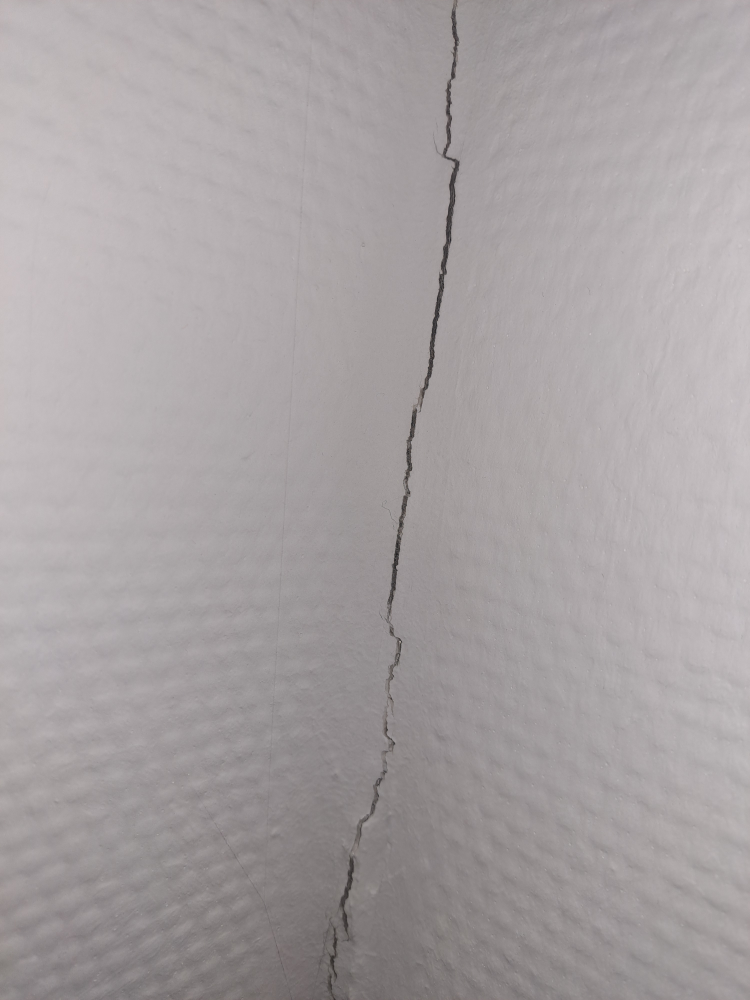
#> input picture Project Approach 1/Task 2 – Crack Segmentation/project_image_10.jpg, 3000 x 4000 px, given in place of project_image_1.jpg, which was not available (shown at 1/4 size)
$ python IAOR_project_Task1.py
#> lines starting #> are read from the running program, lines starting #| are printed output that depends on the picture; after the words box and inside, x2 and y2 are one past the last pixel; in counts of white or black regions, pixels touching at a corner belong together; pictures that were not available may be replaced by others from this repository, and a replacement may not be noted
# Import Modules
import cv2
import numpy as np
import matplotlib.pyplot as plt

# Process images from project_image_1.jpg to project_image_71.jpg
# Run another batch in 3O
for i in range(1, 29):
    # Construct the image filename
    filename = f'project_image_{i}.jpg'

    # Load the image
    image = cv2.imread(filename, cv2.IMREAD_GRAYSCALE)
#> image: shape (4000, 3000); min 14, max 254, mean 162.8

    # Perform thresholding
    threshold_value: int = 90
    _, threshold_image = cv2.threshold(image, threshold_value, 255, cv2.THRESH_BINARY)
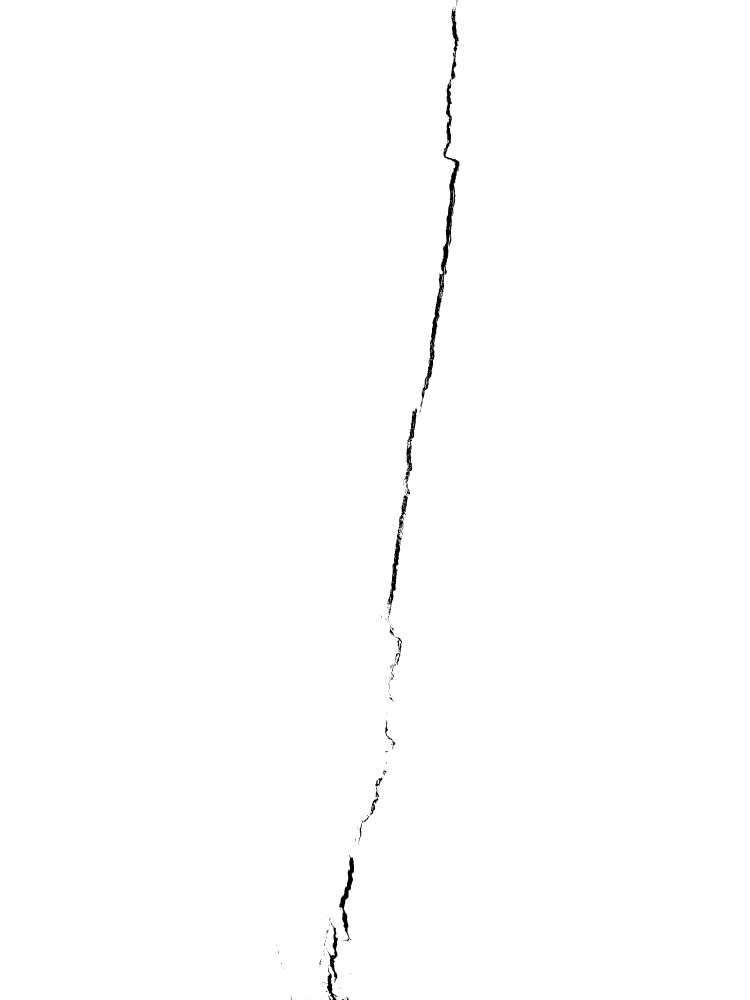
#> threshold_image: shape (4000, 3000) (shown at 1/4 size); 99.6% white; 226 black regions (186 under 20 px), largest, box (x1, y1, x2, y2) and area: (1680, 29, 1838, 1635) 22760, (1550, 1974, 1631, 2460) 6217, (1357, 3420, 1416, 3765) 5305

    # Invert the thresholded image to create a binary image
    binary_image = cv2.bitwise_not(threshold_image)
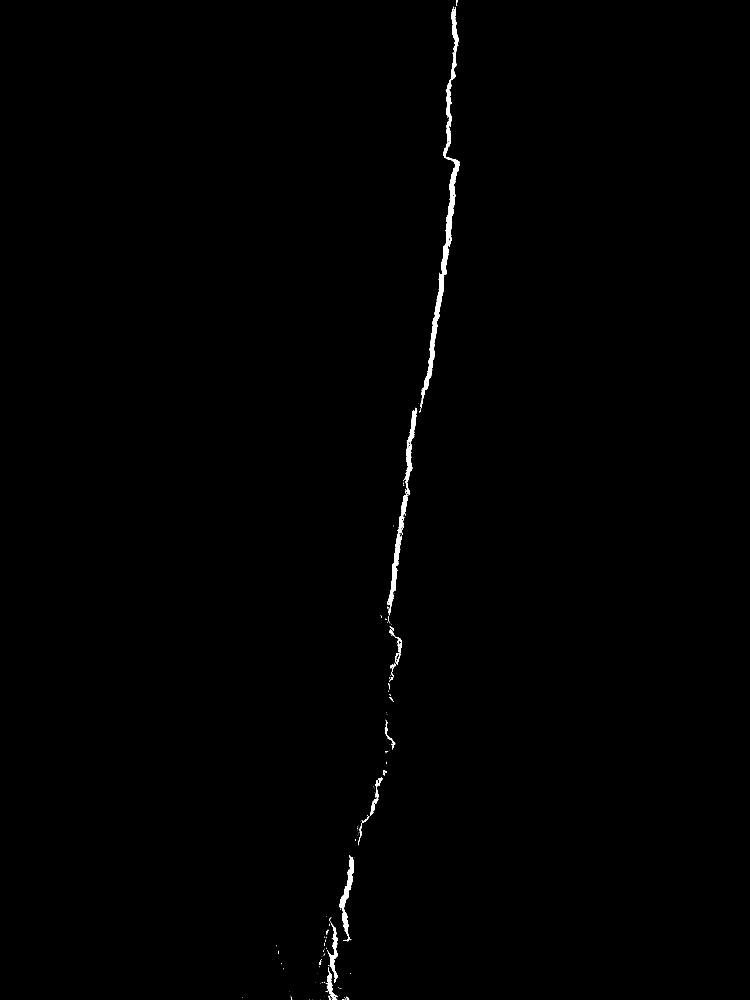
#> binary_image: shape (4000, 3000) (shown at 1/4 size); 0.4% white; 226 white regions (186 under 20 px), largest, box (x1, y1, x2, y2) and area: (1680, 29, 1838, 1635) 22760, (1550, 1974, 1631, 2460) 6217, (1357, 3420, 1416, 3765) 5305

    # Display the binary image
    plt.figure(figsize=(20, 15))
    plt.subplot(1, 1, 1)
    plt.imshow(binary_image, cmap='gray')
    plt.title(f'Threshold Image {i}')
    plt.show()
#> pass 2 of the loop `for i in range(1, 29):`:
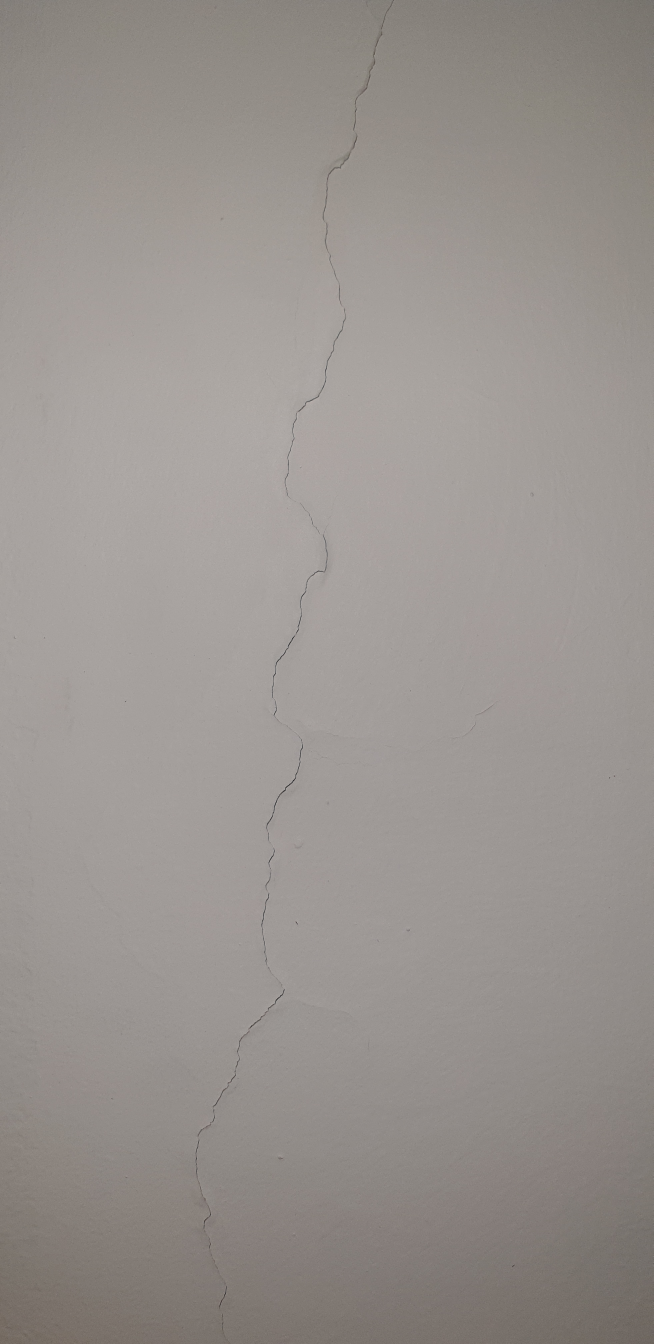
#> input picture Project Approach 1/Task 2 – Crack Segmentation/project_image_11.jpg, 1960 x 4032 px, given in place of project_image_2.jpg, which was not available (shown at 1/3 size)
#> image: shape (4032, 1960)
#> `_, threshold_image = cv2.threshold(image, threshold_value, 255, cv2.TH..`:
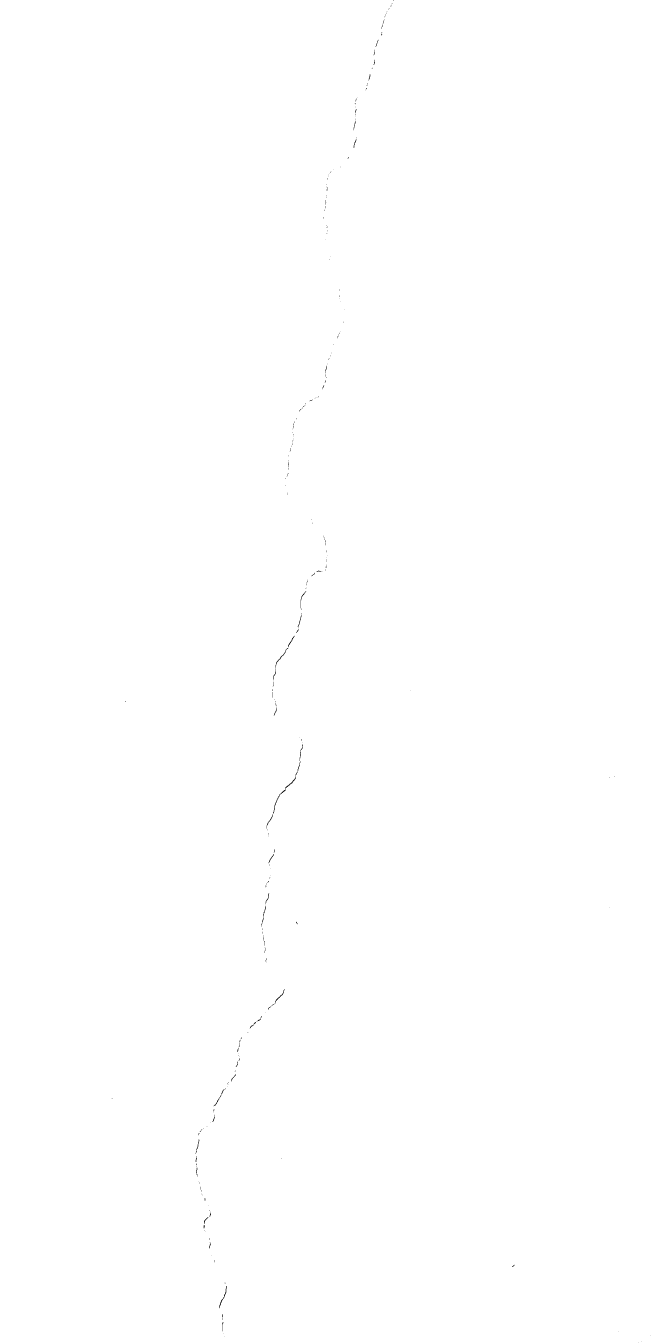
#> threshold_image: shape (4032, 1960) (shown at 1/3 size); 100% white; black in thin lines or dots, all inside (x1, y1, x2, y2) = (335, 0, 1953, 4029)
#> `binary_image = cv2.bitwise_not(threshold_image)`:
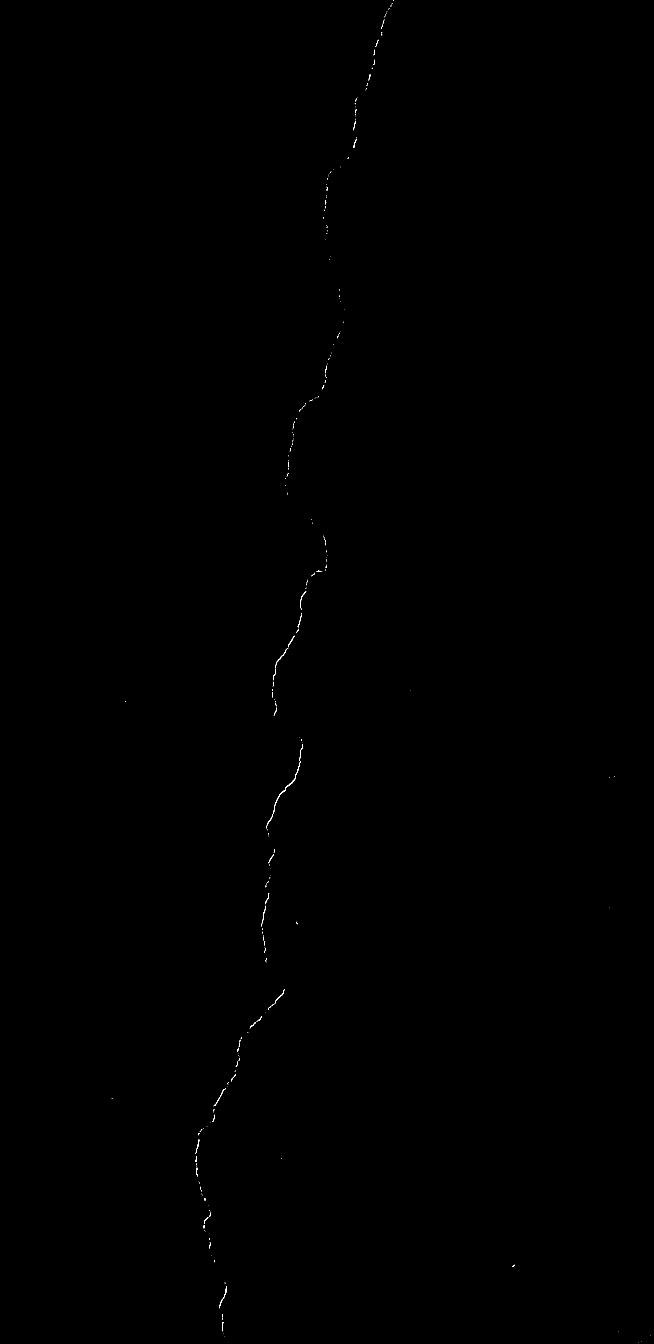
#> binary_image: shape (4032, 1960) (shown at 1/3 size); 0.05% white in thin lines or dots, all inside (x1, y1, x2, y2) = (335, 0, 1953, 4029)
#> (the run stopped early here; a loop or call above may not have finished)
